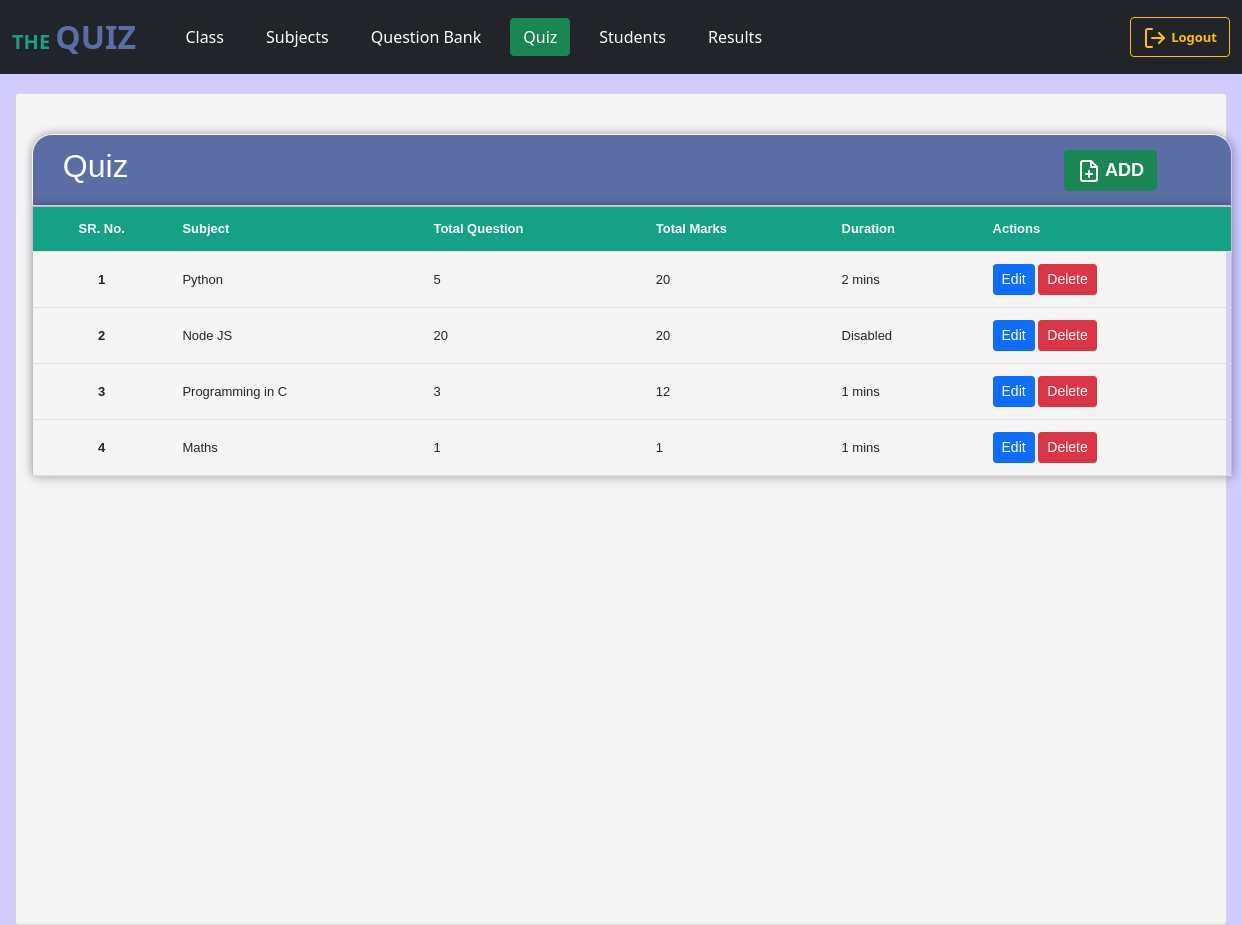
The page /admin/addquiz.php (signed in) on the database its author committed.
### tables this page shows
CREATE TABLE `quiz_subjects` (
  `quiz_subject_id` int(11) NOT NULL,
  `sid` int(11) NOT NULL,
  `quiz_subject` text NOT NULL,
  `quiz_total_questions` int(50) NOT NULL,
  `quiz_total_marks` int(50) NOT NULL,
  `quiz_exam_time` int(50) NOT NULL
);

### admin/addquiz.php (the view, shortened to what this page needs)
<?php
include "../Partial/dpconnect.php";
?>
<!doctype html>
<html lang="en">
<head>
    <link href="https://cdn.jsdelivr.net/npm/bootstrap@5.1.3/dist/css/bootstrap.min.css" rel="stylesheet"
>
    <link rel="stylesheet" href="/Quiz/css/home.css">
</head>
<body>
    <nav class="navbar navbar-expand-lg navbar-dark bg-dark">
        <div class="container-fluid">
            <a class="navbar-brand" href="/Quiz/admin/addstudent.php"><b>
                    <font color="#16a085">THE </font>
                    <font size="6" color="#5A6EA5"> QUIZ </font>
                </b></a> &nbsp &nbsp
            <div class="collapse navbar-collapse" id="navbarSupportedContent">
                <ul class="navbar-nav me-auto mb-2 mb-lg-0">
                <li class="nav-item">
                        <a class="nav-link active" aria-current="page" href="/Quiz/admin/add_class.php"><b><button
                                    type="button" class="btn btn-dark">Class</button></b></a>
                    </li>
                    <li class="nav-item">
                        <a class="nav-link" href="/Quiz/admin/addsubjects.php"><button type="button"
                                class="btn btn-dark">Subjects</button></a>
                    </li>
                    <li class="nav-item">
                        <a class="nav-link" href="/Quiz/admin/addquestions.php"><button type="button"
                                class="btn btn-dark">Question Bank</button></a>
                    </li>
                    <li class="nav-item">
                        <a class="nav-link" href="/Quiz/admin/addquiz.php"><button type="button"
                                class="btn btn-success">Quiz</button></a>
                    </li>
                    <li class="nav-item">
                        <a class="nav-link active" aria-current="page" href="/Quiz/admin/addstudent.php"><b><button
                                    type="button" class="btn btn-dark">Students</button></b></a>
                    </li>
                    <li class="nav-item">
                        <a class="nav-link" href="/Quiz/admin/result.php"><button type="button"
                                class="btn btn-dark">Results</button></a>
                    </li>
                </ul>
                <form action="/Quiz/logout.php" class="d-flex">
                    <button class="btn btn-outline-warning" type="submit"><i data-feather="log-out"></i>
                        <font size="2"><b> Logout</b></font>
                    </button>
                </form>
            </div>
        </div>
    </nav>
    <div class="main">
        <div class="row">
            <div class="col-md-12 mt-1">
                <div class="card mb-3 content">
                    <div class="card-body">
                        <center>
                            <br>
                            <table style="border-radius: 20px 20px 0 0; overflow: hidden; ">
                                <tr id="title">
                                    <th width="85%">
                                        <h2>&nbsp Quiz</h2>
                                    </th>
                                    <th width="15%">
                                        <a href="#">
                                            <button class="add btn btn-success" id="" type="submit"
                                                data-bs-toggle="modal" data-bs-target="#smodal">
                                                <i data-feather="file-plus"></i>
                                                <font size="4"><b> ADD</b></font>
                                            </button>
                                        </a>
                                    </th>
                                </tr>
                            </table>
                            <font size="2">
                                <table id="mytable">
                                    <thead>
                                        <tr id="header">
                                            <th scope="col">
                                                <center>SR. No.</center>
                                            </th>
                                            <th scope="col">Subject</th>
                                            <th scope="col">Total Question</th>
                                            <th scope="col">Total Marks</th>
                                            <th scope="col">Duration</th>
                                            <th scope="col">Actions</th>
                                        </tr>
                                    </thead>
                                    <tbody>
                                        <?php
              $sql = "SELECT * FROM `quiz_subjects`";
              $result = mysqli_query($conn, $sql);
              $sno = 0;
              while($row = mysqli_fetch_assoc($result)){
                  $sno+=1;
                  echo "<tr>
                  <th scope='row'><center>$sno</center></th>
                  <td>" . $row['quiz_subject'] . "</td>
                  <td>" . $row['quiz_total_questions'] . "</td>
                  <td>" . $row['quiz_total_marks'] . "</td>
                  ";?>
                  <td><?php
                  if ($row['quiz_exam_time']==999) {
                      echo "Disabled";
                  }
                  else{
                    echo $row['quiz_exam_time']," mins";
                  }
                  ?></td>
                  <?php
                  echo "
                  <td><button class='qedit btn btn-sm btn-primary' type='submit' id='e".$row['quiz_subject_id']."' data-bs-toggle='modal'
                  data-bs-target='#qedit'> Edit </button>
                  <button class='qdelete btn btn-sm btn-danger' type='submit' id='d".$row['quiz_subject_id']."'> Delete </button>
                  </td>
              </tr>";
              }
?>
                                    </tbody>
                                </table>
                        </center>
                    </div>
                </div>
            </div>
</body>
</html>

### css/home.css (style rules this page uses)
body { background-color: rgb(209, 203, 255); }
.main { padding: 15px; font-family: Arial, Helvetica, sans-serif; }
.card { position: relative; display: flex; flex-direction: column; height: 150%; }
.content { background-color: whitesmoke; }

### admin/addquiz.php (style rules this page uses)
body { background-color: rgb(209, 203, 255); }
.main { padding: 15px; font-family: Arial, Helvetica, sans-serif; }
.card { position: relative; display: flex; flex-direction: column; height: 200%; }
.content { background-color: whitesmoke; }
table { position: relative; top: 50%; border-collapse: collapse; width: 1200px; border: 1px solid #bdc3c7; box-shadow: 2px 2px 12px rgba(0, 0, 0, 0.2), -1px -1px 8px rgba(0, 0, 0, 0.2); }
tr { transition: all .2s ease-in; cursor: pointer; }
th, td { padding: 12px; text-align: left; border-bottom: 1px solid #ddd; }
#header { background-color: #16a085; color: #fff; }
#title { background-color: #5A6EA5; color: #fff; }

### rows shown on the page
quiz_subjects: quiz_subject "Python", quiz_total_questions "5", quiz_total_marks "20", quiz_exam_time "2"
quiz_subjects: quiz_subject "Node JS", quiz_total_questions "20", quiz_total_marks "20", quiz_exam_time "Disabled"
quiz_subjects: quiz_subject "Programming in C", quiz_total_questions "3", quiz_total_marks "12", quiz_exam_time "1"
quiz_subjects: quiz_subject "Maths", quiz_total_questions "1", quiz_total_marks "1", quiz_exam_time "1"
